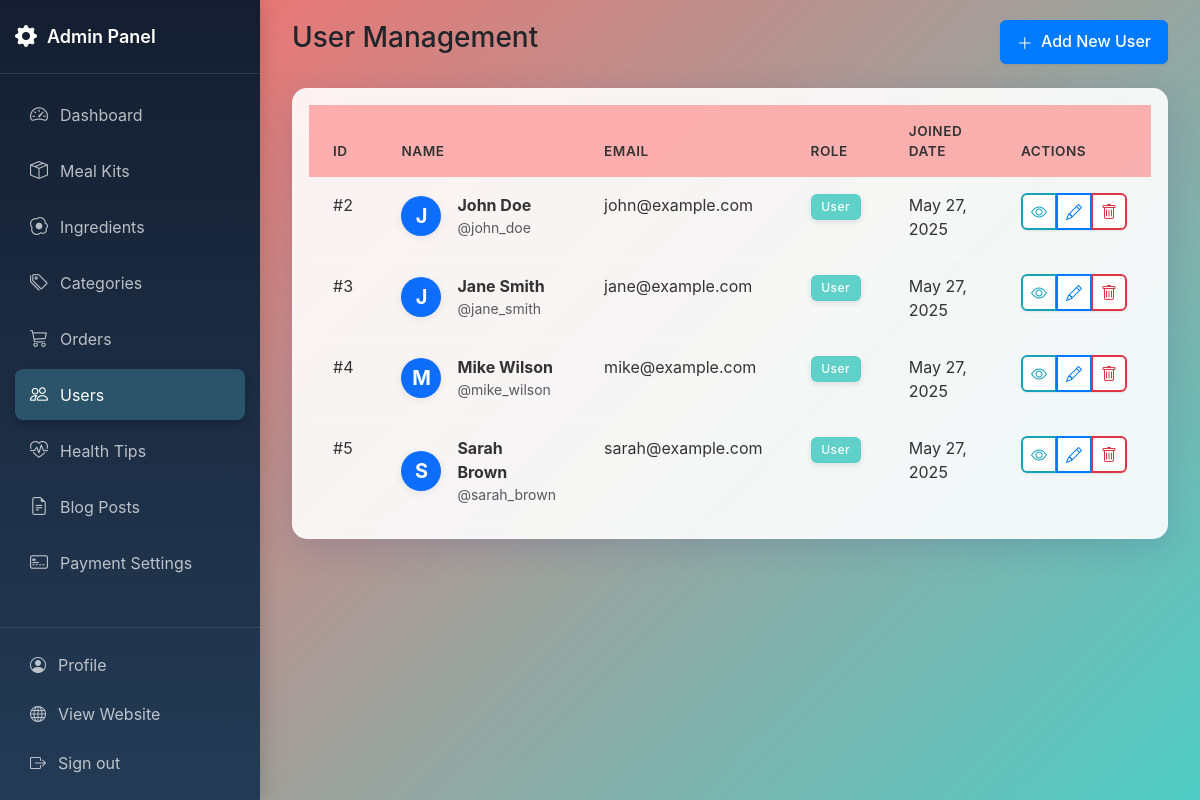
Before: /admin/users.php (signed in) with the older database file.
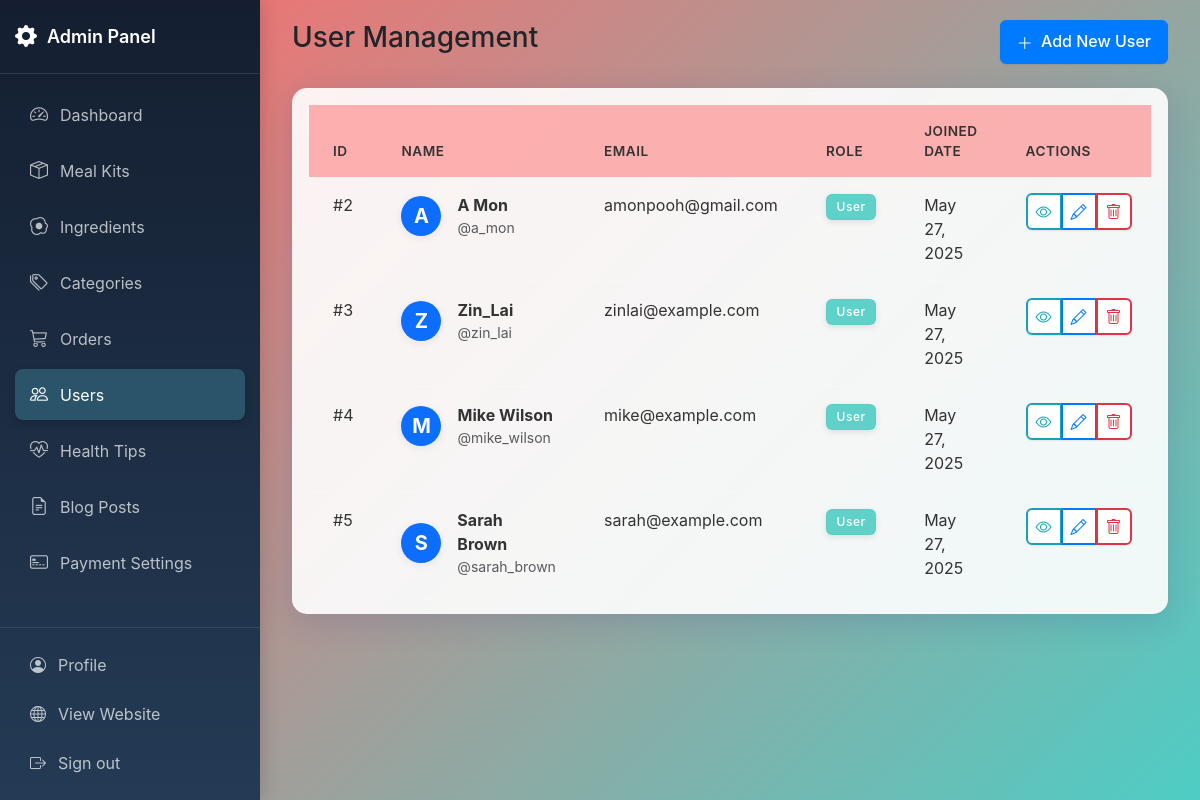
After: the same page with the newer database file.
### tables this page shows
CREATE TABLE users (
    user_id INT PRIMARY KEY AUTO_INCREMENT,
    username VARCHAR(50) UNIQUE NOT NULL,
    email VARCHAR(100) UNIQUE NOT NULL,
    password VARCHAR(255) NOT NULL,
    full_name VARCHAR(100) NOT NULL,
    role TINYINT(1) DEFAULT 0 COMMENT '0: user, 1: admin',
    is_active TINYINT(1) DEFAULT 1 COMMENT '0: inactive, 1: active',
    last_login_at DATETIME DEFAULT NULL,
    inactivity_reason VARCHAR(255) DEFAULT NULL,
    deactivated_at DATETIME DEFAULT NULL,
    reactivated_at DATETIME DEFAULT NULL,
    created_at TIMESTAMP DEFAULT CURRENT_TIMESTAMP
);

### admin/users.php (the view, shortened to what the changed rows need)
<?php
require_once '../includes/auth_check.php';
$users = [];
$current_user_id = $_SESSION['user_id'];
$result = $mysqli->query("
    SELECT
        u.user_id,
        u.username,
        u.email,
        u.full_name,
        u.role,
        u.created_at,
        COALESCE(up.dietary_restrictions, 'None') as dietary_restrictions,
        COALESCE(up.allergies, 'None') as allergies,
        COALESCE(up.cooking_experience, 0) as cooking_experience,
        COALESCE(up.household_size, 0) as household_size
    FROM users u
    LEFT JOIN user_preferences up ON u.user_id = up.user_id
    WHERE u.user_id != $current_user_id
    ORDER BY u.created_at DESC
");
if ($result) {
    while ($row = $result->fetch_assoc()) {
        switch($row['cooking_experience']) {
            case 0:
                $row['cooking_experience_display'] = 'Beginner';
                break;
            case 1:
                $row['cooking_experience_display'] = 'Intermediate';
                break;
            case 2:
                $row['cooking_experience_display'] = 'Advanced';
                break;
        }
        $users[] = $row;
    }
}
?>
<!DOCTYPE html>
<html lang="en">
<head>
    <link href="https://cdn.jsdelivr.net/npm/bootstrap@5.3.0/dist/css/bootstrap.min.css" rel="stylesheet">
    <link rel="stylesheet" href="https://cdn.jsdelivr.net/npm/bootstrap-icons@1.11.3/font/bootstrap-icons.min.css">
    <link rel="stylesheet" href="https://cdn.datatables.net/1.13.7/css/dataTables.bootstrap5.min.css">
    <link rel="stylesheet" href="assets/css/admin.css">
</head>
<body>
<div class="admin-container">
    <main class="main-content">
        <div class="container-fluid">
            <div class="row">
                <div class="col-12">
                    <div class="card">
                        <div class="card-body">
                            <div class="table-responsive">
                                <table class="table table-hover" id="usersTable">
                                    <thead>
                                        <tr>
                                            <th>ID</th>
                                            <th>Name</th>
                                            <th>Email</th>
                                            <th>Role</th>
                                            <th>Joined Date</th>
                                            <th>Actions</th>
                                        </tr>
                                    </thead>
                                    <tbody>
                                        <?php foreach ($users as $user): ?>
                                            <tr>
                                                <td>#<?php echo $user['user_id']; ?></td>
                                                <td>
                                                    <div class="d-flex align-items-center">
                                                        <div class="avatar-circle bg-primary text-white fw-bold d-flex align-items-center justify-content-center me-2" style="width: 40px; height: 40px; border-radius: 50%; font-size: 1.25rem; box-shadow: 0 2px 8px rgba(0,0,0,0.08);">
                                                            <?php echo strtoupper(substr($user['full_name'], 0, 1)); ?>
                                                        </div>
                                                        <div class="ms-2">
                                                            <div class="fw-bold"><?php echo htmlspecialchars($user['full_name']); ?></div>
                                                            <div class="small text-muted">@<?php echo htmlspecialchars($user['username']); ?></div>
                                                        </div>
                                                    </div>
                                                </td>
                                                <td><?php echo htmlspecialchars($user['email']); ?></td>
                                                <td>
                                                    <span class="badge bg-<?php echo $user['role'] == 1 ? 'danger' : 'info'; ?>">
                                                        <?php echo $user['role'] == 1 ? 'Admin' : 'User'; ?>
                                                    </span>
                                                </td>
                                                <td><?php echo date('M d, Y', strtotime($user['created_at'])); ?></td>
                                                <td>
                                                    <div class="btn-group">
                                                        <button type="button" class="btn btn-sm btn-outline-info"
                                                                onclick="viewUserDetails(<?php echo $user['user_id']; ?>)">
                                                            <i class="bi bi-eye"></i>
                                                        </button>
                                                        <button type="button" class="btn btn-sm btn-outline-primary"
                                                                onclick="editUser(<?php echo $user['user_id']; ?>)">
                                                            <i class="bi bi-pencil"></i>
                                                        </button>
                                                        <button type="button" class="btn btn-sm btn-outline-danger"
                                                                onclick="deleteUser(<?php echo $user['user_id']; ?>)">
                                                            <i class="bi bi-trash"></i>
                                                        </button>
                                                    </div>
                                                </td>
                                            </tr>
                                        <?php endforeach; ?>
                                    </tbody>
                                </table>
                            </div>
                        </div>
                    </div>
                </div>
            </div>
        </div>
    </main>
</div>
</body>
</html>

Changed rows visible on the page:
changed users id 2: full_name "J" → "A"; full_name "John Doe" → "A Mon"; username "john_doe" → "a_mon"; email "john@example.com" → "amonpooh@gmail.com"
changed users id 3: full_name "J" → "Z"; full_name "Jane Smith" → "Zin_Lai"; username "jane_smith" → "zin_lai"; email "jane@example.com" → "zinlai@example.com"
